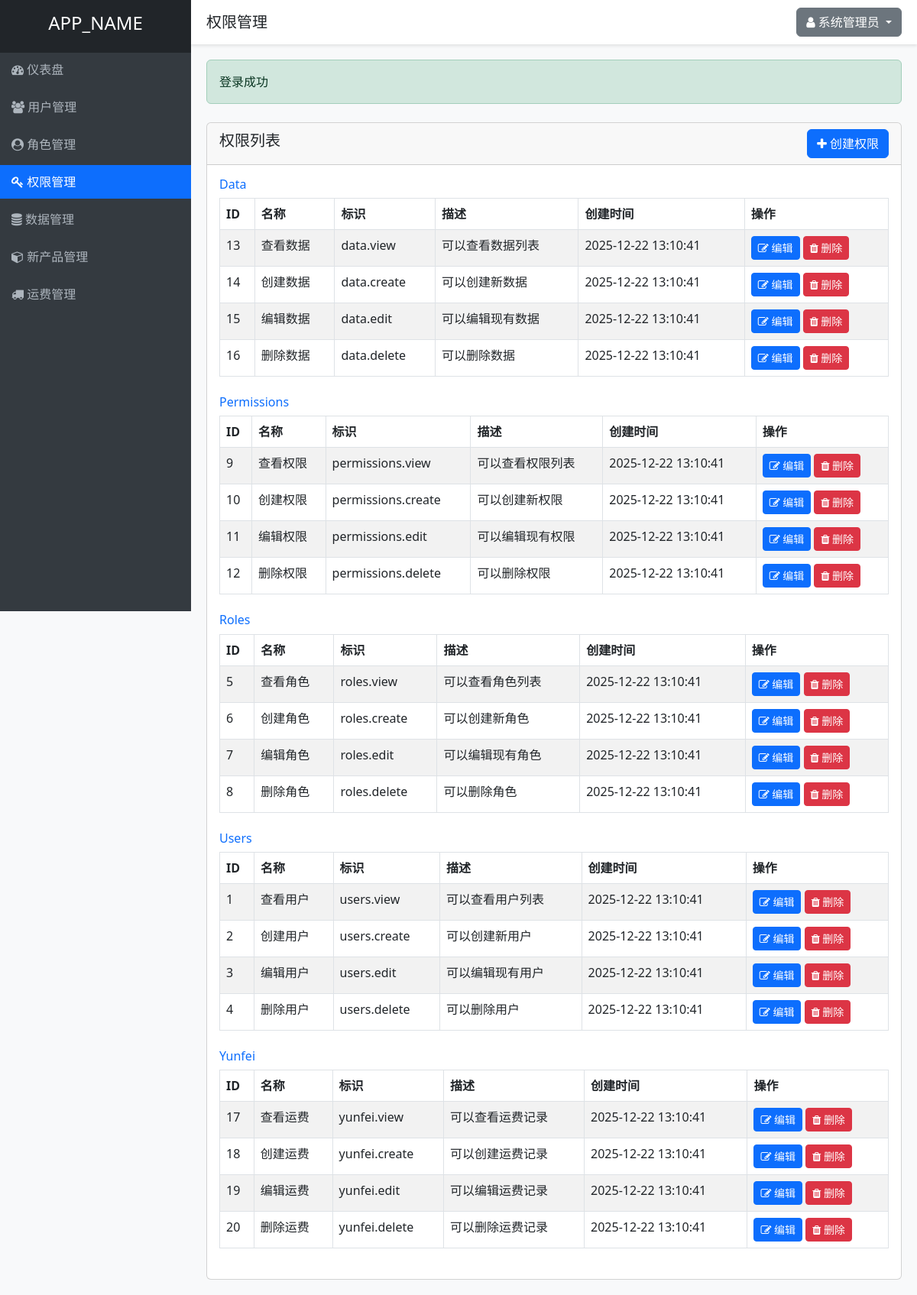
Page /permissions.php (signed in) on the committed database.
### tables this page shows
CREATE TABLE IF NOT EXISTS permissions (
    id INT AUTO_INCREMENT PRIMARY KEY,
    name VARCHAR(50) NOT NULL UNIQUE,
    slug VARCHAR(50) NOT NULL UNIQUE,
    description TEXT,
    module VARCHAR(50) NOT NULL,
    created_at TIMESTAMP DEFAULT CURRENT_TIMESTAMP,
    updated_at TIMESTAMP DEFAULT CURRENT_TIMESTAMP ON UPDATE CURRENT_TIMESTAMP
);

### controllers/PermissionController.php (called while the page is built, shortened)
<?php
require_once APP_ROOT . '/models/Permission.php';
require_once APP_ROOT . '/helpers/functions.php';
class PermissionController {
    private $permissionModel;
    public function __construct() {
        $this->permissionModel = new Permission();
    }
    public function index() {
        $permissions = $this->permissionModel->getAllByModule();
        $title = '权限管理';
        include VIEWS_DIR . '/layouts/header.php';
        include VIEWS_DIR . '/permissions/index.php';
        include VIEWS_DIR . '/layouts/footer.php';
    }
}
?>

### helpers/functions.php (called while the page is built, shortened)
<?php
function getSuccess() {
    $success = $_SESSION['success'] ?? '';
    return $success;
}
function isLoggedIn() {
    return isset($_SESSION['user_id']);
}
function getCurrentUserId() {
    return $_SESSION['user_id'] ?? null;
}
function hasPermission($permissionSlug) {
    require_once APP_ROOT . '/models/Permission.php';
    $permissionModel = new Permission();
    return $permissionModel->checkUserPermission(getCurrentUserId(), $permissionSlug);
}
?>

### includes/database.php (called while the page is built, shortened)
<?php
class Database {
    private static $instance = null;
    private $conn;
    private function __construct() {
        try {
            $this->conn = new PDO(
                "mysql:host=" . DB_HOST . ";dbname=" . DB_NAME . ";charset=utf8",
                DB_USER,
                DB_PASS,
                [
                    PDO::ATTR_ERRMODE => PDO::ERRMODE_EXCEPTION,
                    PDO::ATTR_DEFAULT_FETCH_MODE => PDO::FETCH_ASSOC,
                    PDO::ATTR_EMULATE_PREPARES => false
                ]
            );
        } catch(PDOException $e) {
            die("数据库连接失败: " . $e->getMessage());
        }
    }
    public static function getInstance() {
        if(self::$instance === null) {
            self::$instance = new Database();
        }
        return self::$instance;
    }
    public function query($sql, $params = []) {
        $stmt = $this->conn->prepare($sql);
        $stmt->execute($params);
        return $stmt;
    }
}
?>

### models/Permission.php (called while the page is built, shortened)
<?php
require_once APP_ROOT . '/includes/database.php';
class Permission {
    private $db;
    public function __construct() {
        $this->db = Database::getInstance();
    }
    public function getAll() {
        $sql = "SELECT * FROM permissions ORDER BY module, id";
        $stmt = $this->db->query($sql);
        return $stmt->fetchAll();
    }
    public function getAllByModule() {
        $permissions = $this->getAll();
        $grouped = [];
        foreach ($permissions as $permission) {
            $module = $permission['module'];
            if (!isset($grouped[$module])) {
                $grouped[$module] = [];
            }
            $grouped[$module][] = $permission;
        }
        return $grouped;
    }
    public function checkUserPermission($userId, $permissionSlug) {
        $sql = "SELECT COUNT(*) as count FROM permissions p
                JOIN role_permissions rp ON p.id = rp.permission_id
                JOIN user_roles ur ON rp.role_id = ur.role_id
                WHERE ur.user_id = ? AND p.slug = ?";
        $stmt = $this->db->query($sql, [$userId, $permissionSlug]);
        $result = $stmt->fetch();
        return $result['count'] > 0;
    }
}
?>

### views/permissions/index.php (the view)
<div class="row mt-4">
    <div class="col-md-12">
        <div class="card">
            <div class="card-header d-flex justify-content-between align-items-center">
                <h5>权限列表</h5>
                <?php if (hasPermission('permissions.create')): ?>
                    <a href="<?php echo APP_URL; ?>/permissions.php?action=create" class="btn btn-primary">
                        <i class="fa fa-plus"></i> 创建权限
                    </a>
                <?php endif; ?>
            </div>
            <div class="card-body">
                <?php foreach ($permissions as $module => $modulePermissions): ?>
                    <div class="mb-4">
                        <h6 class="text-primary"><?php echo ucfirst($module); ?></h6>
                        <table class="table table-bordered table-striped">
                            <thead>
                                <tr>
                                    <th>ID</th>
                                    <th>名称</th>
                                    <th>标识</th>
                                    <th>描述</th>
                                    <th>创建时间</th>
                                    <th>操作</th>
                                </tr>
                            </thead>
                            <tbody>
                                <?php foreach ($modulePermissions as $permission): ?>
                                    <tr>
                                        <td><?php echo $permission['id']; ?></td>
                                        <td><?php echo $permission['name']; ?></td>
                                        <td><?php echo $permission['slug']; ?></td>
                                        <td><?php echo $permission['description']; ?></td>
                                        <td><?php echo $permission['created_at']; ?></td>
                                        <td>
                                            <?php if (hasPermission('permissions.edit')): ?>
                                                <a href="<?php echo APP_URL; ?>/permissions.php?action=edit&id=<?php echo $permission['id']; ?>" class="btn btn-sm btn-primary">
                                                    <i class="fa fa-edit"></i> 编辑
                                                </a>
                                            <?php endif; ?>
                                            <?php if (hasPermission('permissions.delete')): ?>
                                                <a href="<?php echo APP_URL; ?>/permissions.php?action=delete&id=<?php echo $permission['id']; ?>" class="btn btn-sm btn-danger" onclick="return confirm('确定要删除这个权限吗？');">
                                                    <i class="fa fa-trash"></i> 删除
                                                </a>
                                            <?php endif; ?>
                                        </td>
                                    </tr>
                                <?php endforeach; ?>
                            </tbody>
                        </table>
                    </div>
                <?php endforeach; ?>
            </div>
        </div>
    </div>
</div>

### permissions.php (shortened to what this page needs)
<?php
require_once __DIR__ . '/controllers/PermissionController.php';
$permissionController = new PermissionController();
$action = $_GET['action'] ?? 'index';
switch ($action) {
    case 'index':
        $permissionController->index();
        break;
}
?>

### views/layouts/header.php (shortened to what this page needs)
<!DOCTYPE html>
<html lang="zh-CN">
<head>
    <link href="https://cdn.jsdelivr.net/npm/bootstrap@5.3.0/dist/css/bootstrap.min.css" rel="stylesheet">
    <link href="https://cdn.jsdelivr.net/npm/font-awesome@4.7.0/css/font-awesome.min.css" rel="stylesheet">
</head>
<body>
    <div class="sidebar">
        <div class="p-3 bg-dark text-center">
            <h4><?php echo APP_NAME; ?></h4>
        </div>
        <div class="nav">
            <div class="nav-item">
                <a href="<?php echo APP_URL; ?>/dashboard.php" class="<?php echo basename($_SERVER['PHP_SELF']) == 'dashboard.php' ? 'active' : ''; ?>">
                    <i class="fa fa-dashboard"></i> 仪表盘
                </a>
            </div>
            <?php if (hasPermission('users.view')): ?>
            <div class="nav-item">
                <a href="<?php echo APP_URL; ?>/users.php" class="<?php echo basename($_SERVER['PHP_SELF']) == 'users.php' ? 'active' : ''; ?>">
                    <i class="fa fa-users"></i> 用户管理
                </a>
            </div>
            <?php endif; ?>
            <?php if (hasPermission('roles.view')): ?>
            <div class="nav-item">
                <a href="<?php echo APP_URL; ?>/roles.php" class="<?php echo basename($_SERVER['PHP_SELF']) == 'roles.php' ? 'active' : ''; ?>">
                    <i class="fa fa-user-circle"></i> 角色管理
                </a>
            </div>
            <?php endif; ?>
            <?php if (hasPermission('permissions.view')): ?>
            <div class="nav-item">
                <a href="<?php echo APP_URL; ?>/permissions.php" class="<?php echo basename($_SERVER['PHP_SELF']) == 'permissions.php' ? 'active' : ''; ?>">
                    <i class="fa fa-key"></i> 权限管理
                </a>
            </div>
            <?php endif; ?>
            <?php if (hasPermission('data.view')): ?>
            <div class="nav-item">
                <a href="<?php echo APP_URL; ?>/data.php" class="<?php echo basename($_SERVER['PHP_SELF']) == 'data.php' ? 'active' : ''; ?>">
                    <i class="fa fa-database"></i> 数据管理
                </a>
            </div>
            <?php endif; ?>
            <?php if (isLoggedIn()): ?>
            <div class="nav-item">
                <a href="<?php echo APP_URL; ?>/new_products.php" class="<?php echo basename($_SERVER['PHP_SELF']) == 'new_products.php' ? 'active' : ''; ?>">
                    <i class="fa fa-cube"></i> 新产品管理
                </a>
            </div>
            <?php endif; ?>
            <?php if (hasPermission('yunfei.view')): ?>
            <div class="nav-item">
                <a href="<?php echo APP_URL; ?>/yunfei.php" class="<?php echo basename($_SERVER['PHP_SELF']) == 'yunfei.php' ? 'active' : ''; ?>">
                    <i class="fa fa-truck"></i> 运费管理
                </a>
            </div>
            <?php endif; ?>
        </div>
    </div>
    <div class="header">
        <div class="d-flex justify-content-between align-items-center">
            <h5 class="mb-0"><?php echo $title ?? '欢迎使用'; ?></h5>
            <div class="dropdown">
                <button class="btn btn-secondary dropdown-toggle" type="button" id="userDropdown" data-bs-toggle="dropdown" aria-expanded="false">
                    <i class="fa fa-user"></i> <?php echo $_SESSION['full_name']; ?>
                </button>
            </div>
        </div>
    </div>
    <div class="content">
        <?php if ($success = getSuccess()): ?>
            <div class="alert alert-success" role="alert">
                <?php echo $success; ?>
            </div>
        <?php endif; ?>

### views/layouts/footer.php (shortened to what this page needs)
    </div>
</body>
</html>

### views/layouts/header.php (style rules this page uses)
body { background-color: #f8f9fa; }
.sidebar { height: 100vh; background-color: #343a40; color: white; position: fixed; top: 0; left: 0; width: 250px; overflow-y: auto; }
.sidebar a { color: #adb5bd; text-decoration: none; display: block; padding: 10px 15px; }
.sidebar .active { background-color: #0d6efd; color: white; }
.content { margin-left: 250px; padding: 20px; }
.header { background-color: white; padding: 10px 20px; box-shadow: 0 2px 4px rgba(0, 0, 0, 0.1); margin-left: 250px; }
.nav { display: flex;flex-direction: column; }
.nav-item { margin-bottom: 5px; display: block; }

### rows in the picture
permissions: id "13", name "查看数据", slug "data.view", description "可以查看数据列表", created_at "2025-12-22 13:10:41"
permissions: id "14", name "创建数据", slug "data.create", description "可以创建新数据", created_at "2025-12-22 13:10:41"
permissions: id "15", name "编辑数据", slug "data.edit", description "可以编辑现有数据", created_at "2025-12-22 13:10:41"
permissions: id "16", name "删除数据", slug "data.delete", description "可以删除数据", created_at "2025-12-22 13:10:41"
permissions: id "9", name "查看权限", slug "permissions.view", description "可以查看权限列表", created_at "2025-12-22 13:10:41"
permissions: id "10", name "创建权限", slug "permissions.create", description "可以创建新权限", created_at "2025-12-22 13:10:41"
permissions: id "11", name "编辑权限", slug "permissions.edit", description "可以编辑现有权限", created_at "2025-12-22 13:10:41"
permissions: id "12", name "删除权限", slug "permissions.delete", description "可以删除权限", created_at "2025-12-22 13:10:41"
permissions: id "5", name "查看角色", slug "roles.view", description "可以查看角色列表", created_at "2025-12-22 13:10:41"
permissions: id "6", name "创建角色", slug "roles.create", description "可以创建新角色", created_at "2025-12-22 13:10:41"
permissions: id "7", name "编辑角色", slug "roles.edit", description "可以编辑现有角色", created_at "2025-12-22 13:10:41"
permissions: id "8", name "删除角色", slug "roles.delete", description "可以删除角色", created_at "2025-12-22 13:10:41"
permissions: id "1", name "查看用户", slug "users.view", description "可以查看用户列表", created_at "2025-12-22 13:10:41"
permissions: id "2", name "创建用户", slug "users.create", description "可以创建新用户", created_at "2025-12-22 13:10:41"
permissions: id "3", name "编辑用户", slug "users.edit", description "可以编辑现有用户", created_at "2025-12-22 13:10:41"
permissions: id "4", name "删除用户", slug "users.delete", description "可以删除用户", created_at "2025-12-22 13:10:41"
permissions: module "Yunfei", id "20", name "删除运费", slug "yunfei.delete", description "可以删除运费记录", created_at "2025-12-22 13:10:41"
permissions: id "17", name "查看运费", slug "yunfei.view", description "可以查看运费记录", created_at "2025-12-22 13:10:41"
permissions: id "18", name "创建运费", slug "yunfei.create", description "可以创建运费记录", created_at "2025-12-22 13:10:41"
permissions: id "19", name "编辑运费", slug "yunfei.edit", description "可以编辑运费记录", created_at "2025-12-22 13:10:41"

### other values in the picture
APP_NAME "APP_NAME"
$title "权限管理"
$_SESSION['full_name'] "系统管理员"
$success "登录成功"
$module "Data"
$module "Permissions"
$module "Roles"
$module "Users"
